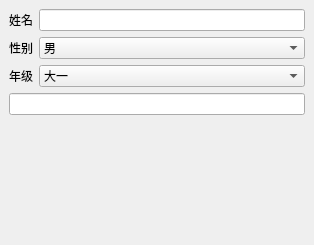
<?xml version="1.0" encoding="UTF-8"?>
<ui version="4.0">
 <class>MainWindow</class>
 <widget class="QMainWindow" name="MainWindow">
  <property name="geometry">
   <rect>
    <x>0</x>
    <y>0</y>
    <width>314</width>
    <height>245</height>
   </rect>
  </property>
  <property name="windowTitle">
   <string>MainWindow</string>
  </property>
  <widget class="QWidget" name="centralwidget">
   <layout class="QFormLayout" name="formLayout">
    <item row="0" column="0">
     <widget class="QLabel" name="label">
      <property name="text">
       <string>姓名</string>
      </property>
     </widget>
    </item>
    <item row="0" column="1">
     <widget class="QLineEdit" name="name"/>
    </item>
    <item row="1" column="1">
     <widget class="QComboBox" name="sex">
      <item>
       <property name="text">
        <string>男</string>
       </property>
      </item>
      <item>
       <property name="text">
        <string>女</string>
       </property>
      </item>
      <item>
       <property name="text">
        <string>Android</string>
       </property>
      </item>
     </widget>
    </item>
    <item row="1" column="0">
     <widget class="QLabel" name="label_2">
      <property name="text">
       <string>性别</string>
      </property>
     </widget>
    </item>
    <item row="2" column="1">
     <widget class="QComboBox" name="grade">
      <item>
       <property name="text">
        <string>大一</string>
       </property>
      </item>
      <item>
       <property name="text">
        <string>大二</string>
       </property>
      </item>
      <item>
       <property name="text">
        <string>大三</string>
       </property>
      </item>
     </widget>
    </item>
    <item row="2" column="0">
     <widget class="QLabel" name="label_3">
      <property name="text">
       <string>年级</string>
      </property>
     </widget>
    </item>
    <item row="3" column="0" colspan="2">
     <widget class="QLineEdit" name="infoShow"/>
    </item>
   </layout>
  </widget>
 </widget>
 <resources/>
 <connections/>
</ui>
